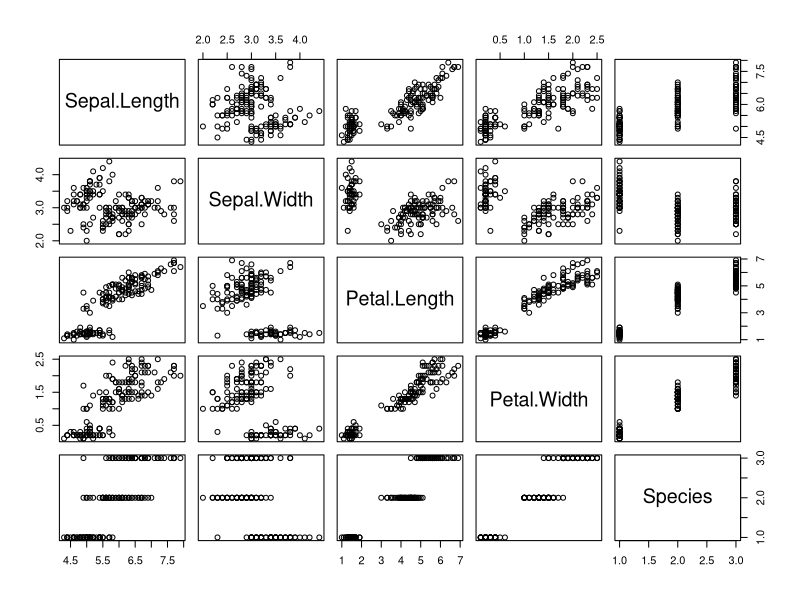
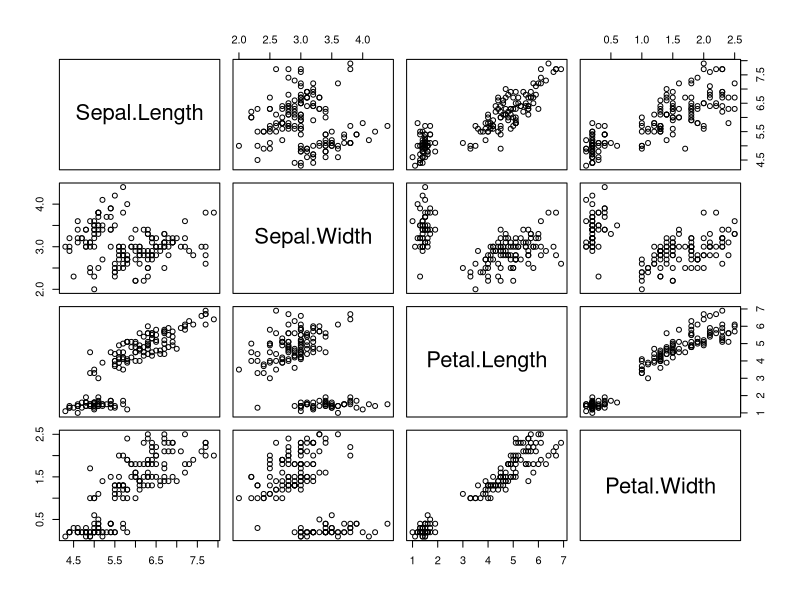
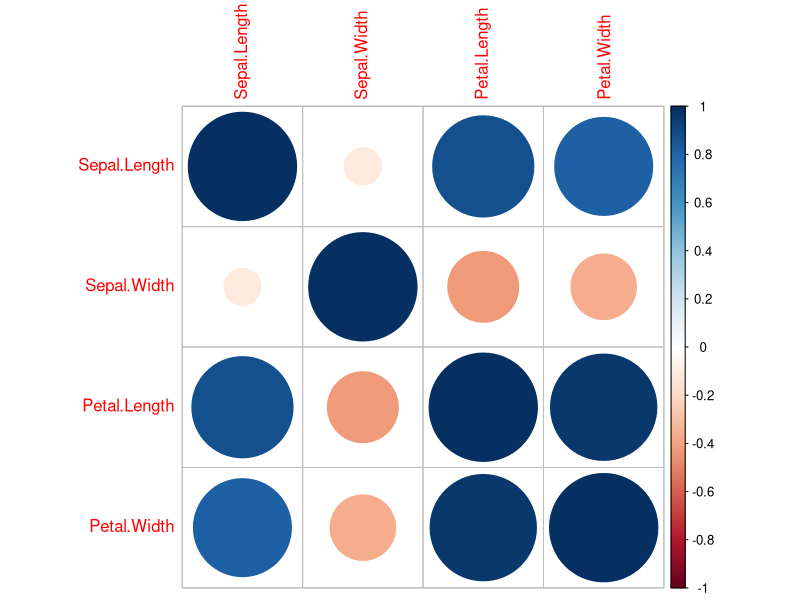
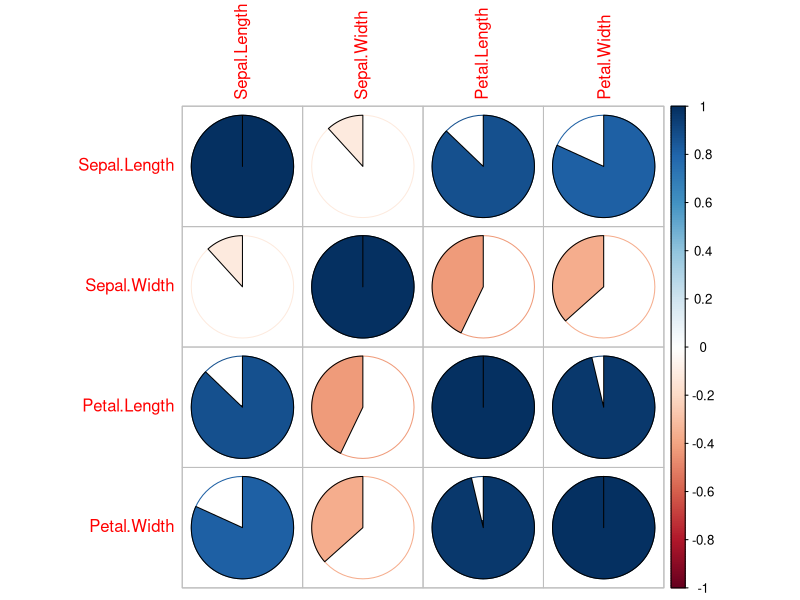
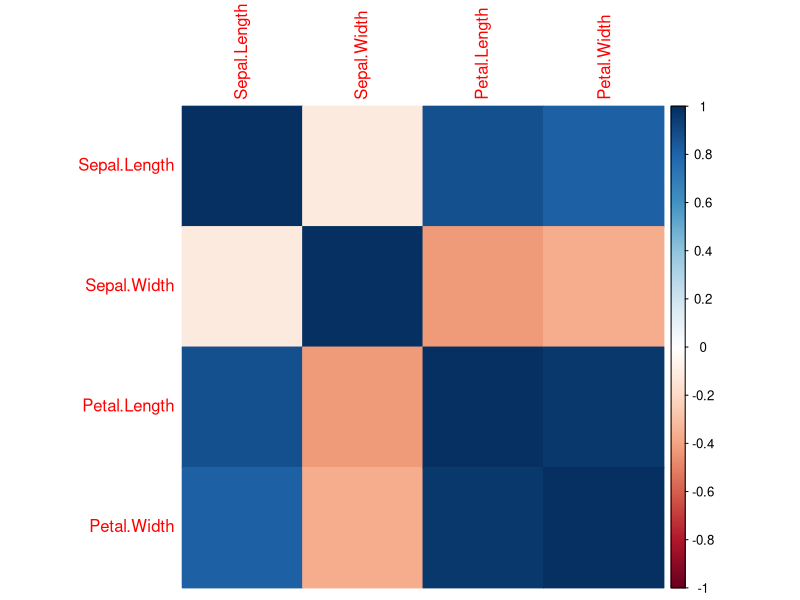
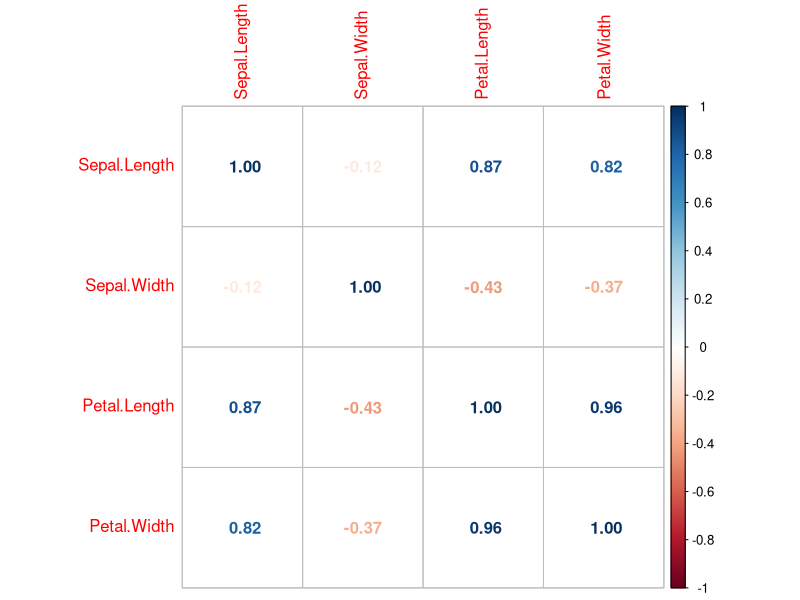
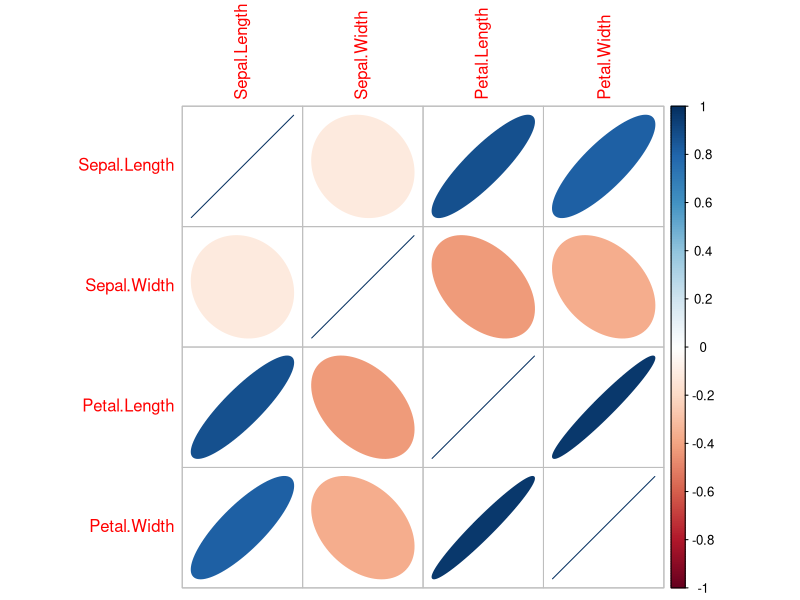
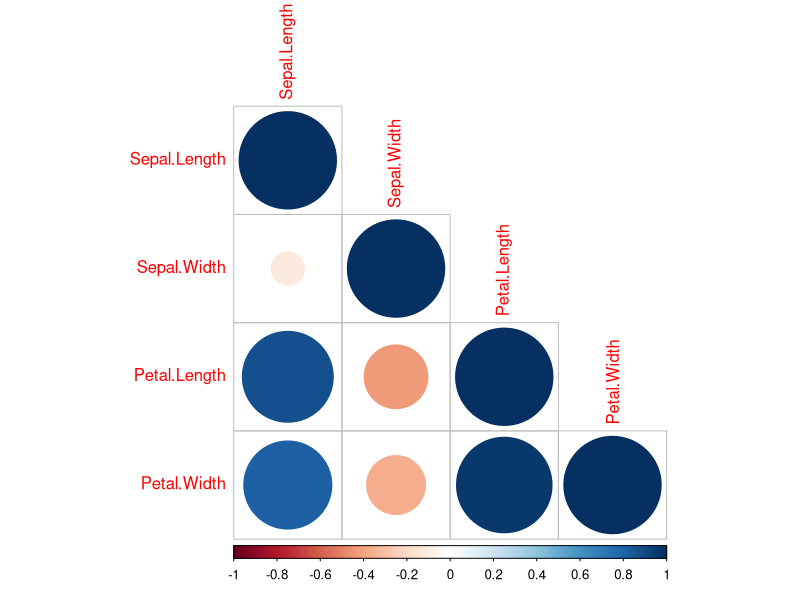

Source code (R) for these figures, in order:
d <- iris
head(d)
plot(d)

d <- iris[,-5]
plot(d)

cor(d) # by.default pearsons correlation
cor(d,method = "kendall")
cor(d, method = "spearman")
cor.test(d$Sepal.Length,d$Sepal.Width)

cr <- cor(d)
library(corrplot)
corrplot(cr)
# corrplot(cr, method="circle") by default

corrplot(cr, method = "pie")
corrplot(cr,method = "color")
corrplot(cr,method = "number")
corrplot(cr,method = "ellipse")
corrplot(cr,type = "lower")
corrplot(cr,type = "upper")


d <- mtcars
cr <- cor(d)
corrplot(cr)

